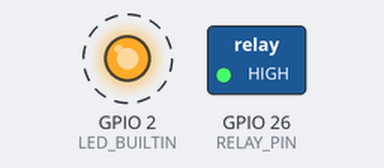
The sketch below on a simulated ESP32. On the bench: switched loads named in the sketch (green lamp = pin HIGH), output pins drawn as LEDs (lit = HIGH). Dashed ring = blinking. What the sketch prints to the serial monitor is not drawn.

Above: at 0.5 s.
Timing chart, 0 to 4.6 s (numbered marks = the images above):
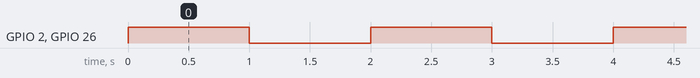

Measured:
- by itself, GPIO 2 (LED_BUILTIN), GPIO 26 (RELAY_PIN): alternates HIGH for 1.0 s and LOW for 1.0 s

The sketch:

relay_practice.ino
```cpp
#include <Arduino.h>

#define RELAY_PIN 26

void setup() {
  // put your setup code here, to run once:
  Serial.begin(9600);
  pinMode(RELAY_PIN, OUTPUT);
  pinMode(LED_BUILTIN, OUTPUT);
}

void loop() {
  // put your main code here, to run repeatedly:
  digitalWrite(RELAY_PIN, HIGH);
  digitalWrite(LED_BUILTIN, HIGH);
  Serial.println("high");
  delay(1000);
  digitalWrite(RELAY_PIN, LOW);
  digitalWrite(LED_BUILTIN, LOW);
  Serial.println("low");
  delay(1000);
}
```
